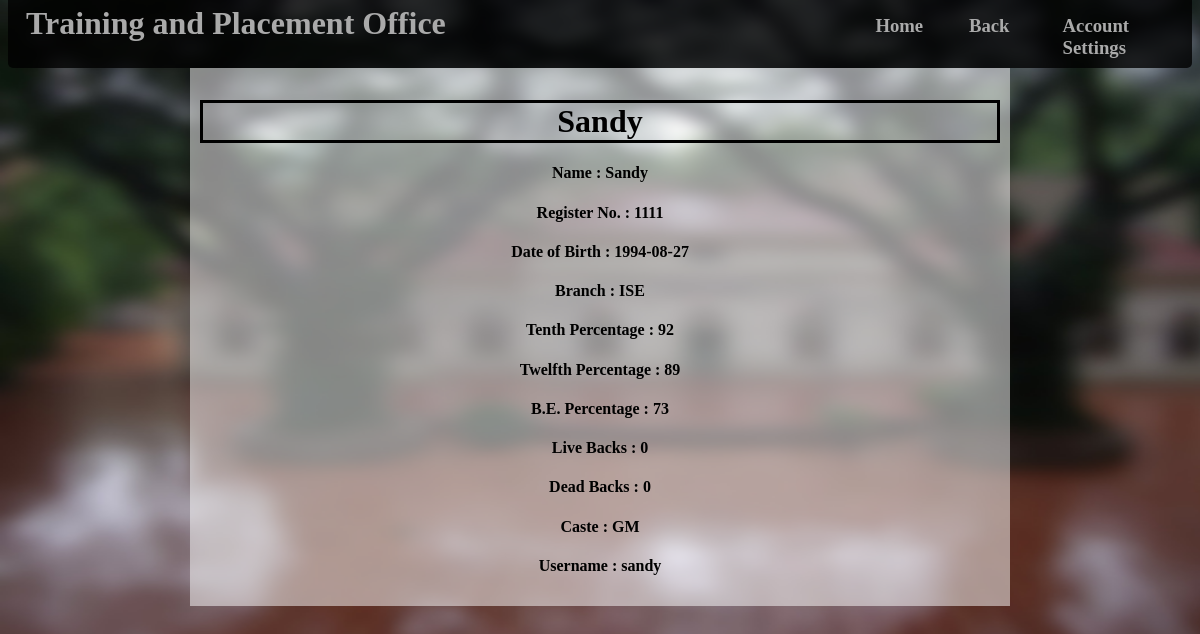
Screenshot of /pages/viewstu.php?sname=Sandy (signed in) with the database file from the repository.
### tables this page shows
CREATE TABLE IF NOT EXISTS `student` (
  `name` varchar(30) NOT NULL,
  `reg_no` varchar(10) NOT NULL,
  `dob` date NOT NULL,
  `branch` varchar(5) NOT NULL,
  `10th_percentage` int(2) NOT NULL,
  `12th_percentage` int(2) NOT NULL,
  `b.e_aggr` int(2) NOT NULL,
  `livebacks` int(1) NOT NULL,
  `deadbacks` int(1) NOT NULL,
  `caste` varchar(3) DEFAULT NULL,
  `username` varchar(10) NOT NULL
);

### pages/viewstu.php (the view, shortened to what this page needs)
<html>
	<head>
		<link rel="stylesheet" href="../style/style.css" type="text/css" />
	</head>
	<body>
		<div class="header">
			<div id="title">
				<h1 id="head">Training and Placement Office</h1>
			</div>
			<div id="options">
				<h3 class="menu2" id="home"><a href="../index.php">Home</a></h3>
				<h3 class="menu2" id="back" onclick="history.go(-1);">Back</h3>
				<h3 class="menu2" id="accset"><a href="accset.php">Account Settings</a></h3>
			</div>
		</div>
		<div class="tint">
			<?php
				$name=$_GET['sname'];
				$sql=mysql_query("SELECT * FROM student WHERE name LIKE '$name' OR username LIKE '$name'");
				$res=mysql_fetch_array($sql);
				if ($res)
				{
				  	echo "<h1 id='name'>".$res[0]."</h1>
				  		  <h4>Name : ".$res[0]."</h4>
				  		  <h4>Register No. : ".$res[1]."</h4>
				  		  <h4>Date of Birth : ".$res[2]."</h4>
				  		  <h4>Branch : ".$res[3]."</h4>
				  		  <h4>Tenth Percentage : ".$res[4]."</h4>
				  		  <h4>Twelfth Percentage : ".$res[5]."</h4>
				  		  <h4>B.E. Percentage : ".$res[6]."</h4>
				  		  <h4>Live Backs : ".$res[7]."</h4>
				  		  <h4>Dead Backs : ".$res[8]."</h4>
				  		  <h4>Caste : ".$res[9]."</h4>
				  		  <h4>Username : ".$res[10]."</h4>";
				}
				else
					echo "<h4>No such entry found<h4>";
			?>
		</div>
	</body>
</html>

### style/style.css (style rules this page uses)
h4 { z-index: 10; color: black; }
a { color: #aaa; text-decoration: none; }
body { background-image: url('../images/2.jpg'); background-repeat: no-repeat; background-position: left top; background-size: 1366px 680px; z-index: 0; }
.header { margin: 0px; background-position: top left; background-color: rgba(0,0,0,0.8); width: 100%; height: 10%; border-radius: 5px; z-index: 5; }
#head { margin-top: -13px; margin-left: -10px; margin-right: 0px; text-align: left; color: #aaa; display: inline; padding: 28px; position: absolute; }
#options { display: block; margin-top: -18px; color: #aaa; padding: 20px; text-decoration: none; }
.menu2 { margin-top: 0px; display: inline; position: absolute; color: #aaa; padding: 5px; text-decoration: none; }
#home { margin-left: 45em; }
#back { display: block; margin-left: 50em; }
#accset { margin-left: 55em; }
.tint { padding: 10px; margin: auto; background-color: rgba(255,255,255,0.5); width: 800px; text-align: center; }
#name { text-align: center; font-size: 2em; border-style: solid; }

### rows the page displays
student: name "Sandy", reg_no "1111", dob "1994-08-27", branch "ISE", 10th_percentage "92", 12th_percentage "89", value "73", livebacks "0", deadbacks "0", caste "GM", username "sandy"
